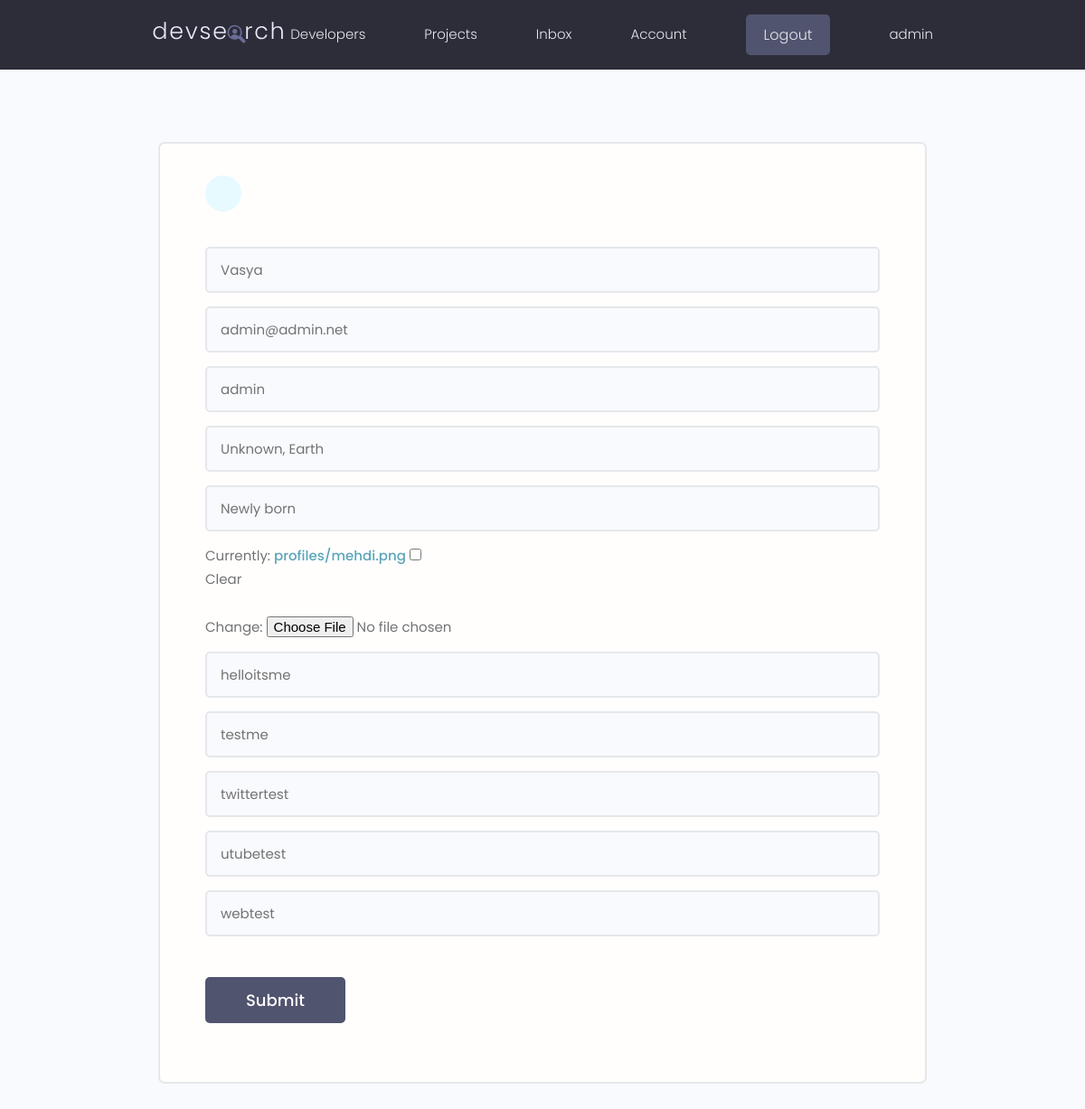
/edit-account/ (signed in), run on an earlier commit of the app's database.
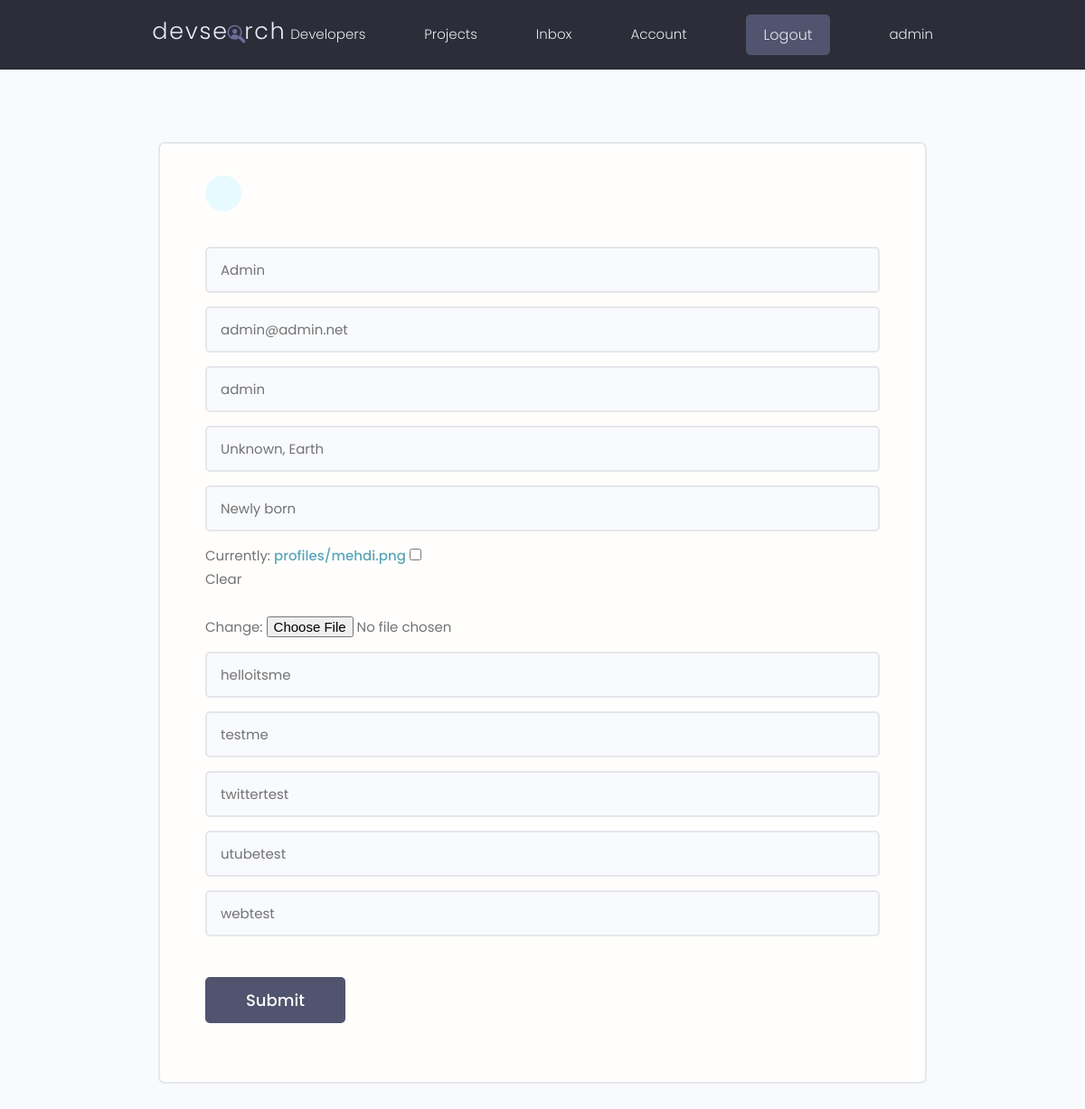
And on a later commit of the database.
### users/models.py (models this page shows, shortened)
class Profile(models.Model):
    user = models.OneToOneField(User, on_delete=models.CASCADE, blank=True, null=True)
    name = models.CharField(max_length=200, blank=True, null=True)
    email = models.EmailField(max_length=500, blank=True, null=True)
    username = models.CharField(max_length=200, blank=True, null=True)
    location = models.CharField(max_length=200, blank=True, null=True)
    short_intro = models.CharField(max_length=200, blank=True, null=True)
    bio = models.TextField(blank=True, null=True)
    profile_image = models.ImageField(
        blank=True,
        null=True,
        upload_to="profiles/",
        default="profiles/user-default.png",
    )
    social_github = models.CharField(max_length=200, blank=True, null=True)
    social_twitter = models.CharField(max_length=200, blank=True, null=True)
    social_linkedin = models.CharField(max_length=200, blank=True, null=True)
    social_youtube = models.CharField(max_length=200, blank=True, null=True)
    social_website = models.CharField(max_length=200, blank=True, null=True)
    created = models.DateTimeField(auto_now_add=True)
    id = models.UUIDField(
        default=uuid.uuid4, unique=True, primary_key=True, editable=False
    )

### users/views.py (the view)
# urls.py: path("edit-account/", views.editAccount, name="edit-account"),
@login_required(login_url="login")
def editAccount(request):
    profile = request.user.profile
    form = ProfileForm(instance=profile)
    if request.method == "POST":
        form = ProfileForm(request.POST, request.FILES, instance=profile)
        if form.is_valid():
            form.save()
            return redirect("account")
    context = {"form": form}
    return render(request, "users/profile_form.html", context)

### users/forms.py
class ProfileForm(ModelForm):
    class Meta:
        model = Profile
        fields = [
            "name",
            "email",
            "username",
            "location",
            "short_intro",
            "profile_image",
            "social_github",
            "social_linkedin",
            "social_twitter",
            "social_youtube",
            "social_website",
        ]
    def __init__(self, *args, **kwargs):
        super(ProfileForm, self).__init__(*args, **kwargs)
        for name, field in self.fields.items():
            field.widget.attrs.update({"class": "input"})

### users/templates/users/profile_form.html (shortened to what this page needs)
{% extends 'main.html' %}
{% block content %}
<main class="formPage my-xl">
    <div class="content-box">
        <div class="formWrapper">
            <a class="backButton" href="#"></a>
            <br>
            <form class="form" method="POST" action="{% url 'edit-account' %}" enctype="multipart/form-data">
                {% for field in form %}
                <div class="form__field">
                    {{field}}
                </div>
                {% endfor %}
                <input class="btn btn--sub btn--lg  my-md" type="submit" value="Submit" />
            </form>
        </div>
    </div>
</main>
{% endblock content %}

What changed in the data, as far as the page shows it:
changed Profile "admin@admin.net": name "Vasya" → "Admin"
